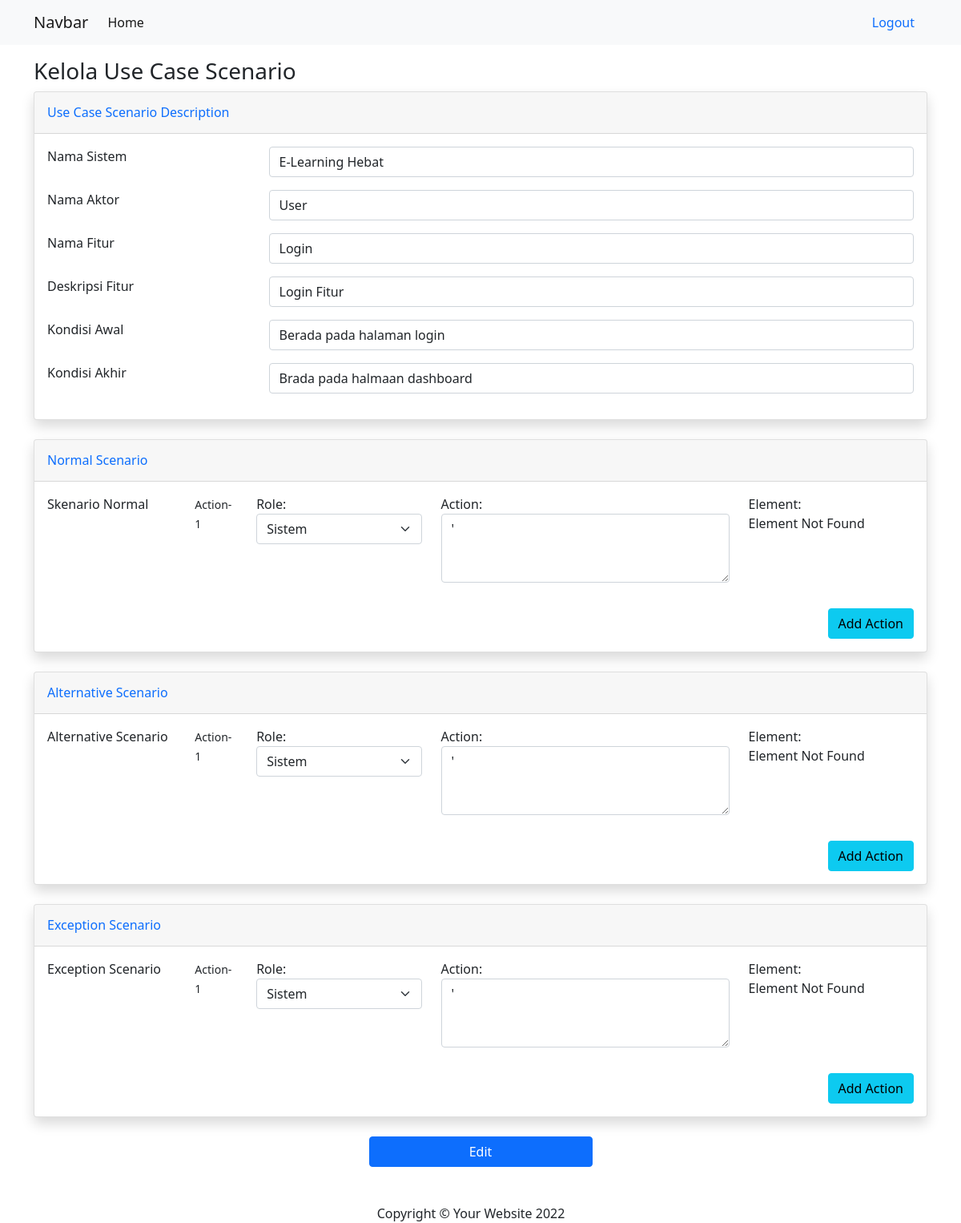
/formEditUCS/44/ (signed in), run on the app's committed database.
### mainApp/models.py (models this page shows)
class UseCaseScenario(models.Model):
    system = models.CharField(max_length=200,null=True)
    actor = models.CharField(max_length=200,null=True)
    feature = models.CharField(max_length=200,null=True)
    feature_description = models.CharField(max_length=200,null=True)
    pre_condition = models.CharField(max_length=200,null=True)
    post_condition = models.CharField(max_length=200,null=True)
    normal_element = models.TextField(null=True)
    alternative_element = models.TextField(null=True)
    exception_element = models.TextField(null=True)
    normal_salt = models.TextField(null=True)
    alternative_salt = models.TextField(null=True)
    exception_salt = models.TextField(null=True)
    created_at = models.DateTimeField(auto_now_add=True, null=True)
    updated_at = models.DateTimeField(auto_now=True, null=True)
    created_by = models.ForeignKey(User, null=True, on_delete=models.SET_NULL)

### mainApp/views.py (the view)
# urls.py: path('formEditUCS/<str:pk>/', views.formEditUCS, name="formEditUCS"),
@login_required(login_url='login')
def formEditUCS(request,pk):
    ucs = UseCaseScenario.objects.get(id=pk)
    actions = serializers.serialize('json',Action.objects.filter(use_case_scenario=ucs)) #query_set to json
    context={'ucs':ucs,'actions':actions}
    return render(request,'mainApp/editUCS.html',context)

### mainApp/templates/mainApp/editUCS.html (shortened to what this page needs)
{% extends 'mainApp/main.html' %}
{% load static %}
{% block content %}
<h3 class="mb-2">Kelola Use Case Scenario</h3>
<div class="row row-form-sistem" style="margin-bottom: 70px;">
    <div class="col">
        <form class="form-useCaseScenario" action="" method="post">
            <div class="card shadow mb-4 card-description">
                <div class="card-header py-3 d-flex flex-row align-items-center justify-content-between">
                    <h6 class="m-0 font-weight-bold text-primary">Use Case Scenario Description</h6>
                </div>
                <div class="card-body">
                    <div class="row row-system-name mb-3">
                        <div class="col-3">
                            <span>Nama Sistem</span>
                        </div>
                        <div class="col-9">
                            <input type="text" class="form-control" placeholder="Nama Sistem" aria-label="Username"
                                aria-describedby="basic-addon1" required name="system" value="{{ ucs.system }}" required>
                        </div>
                    </div>
                    <div class="row row-actor-name mb-3">
                        <div class="col-3">
                            <span>Nama Aktor</span>
                        </div>
                        <div class="col-9">
                            <input type="text" class="form-control" placeholder="Nama Aktor" aria-label="Username"
                                aria-describedby="basic-addon1" required name="actor" value="{{ ucs.actor }}" required>
                        </div>
                    </div>
                    <div class="row row-feature-name mb-3">
                        <div class="col-3">
                            <span>Nama Fitur</span>
                        </div>
                        <div class="col-9">
                            <input type="text" class="form-control" name="feature_name" placeholder="Nama Fitur"
                                aria-describedby="basic-addon1" value="{{ ucs.feature }}" required>
                        </div>
                    </div>
                    <div class="row row-feature-description mb-3">
                        <div class="col-3">
                            <span>Deskripsi Fitur</span>
                        </div>
                        <div class="col-9">
                            <input type="text" class="form-control" name="feature_description"
                                placeholder="Deskripsi Fitur" aria-describedby="basic-addon1" value="{{ ucs.feature_description}}" required>
                        </div>
                    </div>
                    <div class="row row-pre-condition mb-3">
                        <div class="col-3">
                            <span>Kondisi Awal</span>
                        </div>
                        <div class="col-9">
                            <input type="text" class="form-control" placeholder="Kondisi Awal"
                                aria-describedby="basic-addon1" name="pre_condition" value="{{ ucs.pre_condition }}" required>
                        </div>
                    </div>
                    <div class="row row-post-condition mb-3">
                        <div class="col-3">
                            <span>Kondisi Akhir</span>
                        </div>
                        <div class="col-9">
                            <input type="text" class="form-control" placeholder="Kondisi Akhir"
                                aria-describedby="basic-addon1" name="post_condition" value="{{ ucs.post_condition }}" required>
                        </div>
                    </div>
                </div>
            </div>
            <div class="card shadow mb-4 card-normal">
                <div class="card-header py-3 d-flex flex-row align-items-center justify-content-between">
                    <h6 class="m-0 font-weight-bold text-primary">Normal Scenario</h6>
                </div>
                <div class="card-body">
                    <div class="row row-normal-scenario mb-3">
                        <div class="col-2">
                            <span>Skenario Normal</span>
                        </div>
                        <div class="col-10 col-normal-scenario">
                            <div class="row row-append-normal-action">
                                <div class="col">
                                    <div class="row row-normal-input mb-3">
                                        <div class="col-1">
                                            <small class="action-order">Action-1</small>
                                        </div>
                                        <div class="col-3">
                                            <span>Role:</span>
                                            <select class="form-select select-role" name="roles[]"
                                                aria-label="Default select example" required>
                                                <option value="sistem">Sistem</option>
                                            </select>
                                        </div>
                                        <div class="col-5">
                                            <span>Action:</span>
                                            <textarea class="form-control input-action" placeholder="Action"
                                                name="actions[]" rows="3" required typeOfScenario="normal"
                                                required></textarea>
                                        </div>
                                        <div class="col-3">
                                            <span>Element:</span>
                                            <div class="element-result"></div>
                                        </div>
                                    </div>
                                </div>
                            </div>
                        </div>
                    </div>
                    <div class="row row-add-normal-action">
                        <div class="col d-flex justify-content-end">
                            <a class="btn btn-info add-normal-action">Add Action</a>
                        </div>
                    </div>
                </div>
            </div>
            <div class="card shadow mb-4 card-alternative">
                <div class="card-header py-3 d-flex flex-row align-items-center justify-content-between">
                    <h6 class="m-0 font-weight-bold text-primary">Alternative Scenario</h6>
                </div>
                <div class="card-body">
                    <div class="row row-alternative-scenario mb-3">
                        <div class="col-2">
                            <span>Alternative Scenario</span>
                        </div>
                        <div class="col-10 col-alternative-scenario">
                            <div class="row row-append-alternative-action">
                                <div class="col">
                                    <div class="row row-alternative-input mb-3">
                                        <div class="col-1">
                                            <small class="action-order">Action-1</small>
                                        </div>
                                        <div class="col-3">
                                            <span>Role:</span>
                                            <select class="form-select select-role" name="roles[]"
                                                aria-label="Default select example" required>
                                                <option value="sistem">Sistem</option>
                                            </select>
                                        </div>
                                        <div class="col-5">
                                            <span>Action:</span>
                                            <textarea class="form-control input-action" placeholder="Action"
                                                name="actions[]" rows="3" typeOfScenario="alternative"
                                                required></textarea>
                                        </div>
                                        <div class="col-3">
                                            <span>Element:</span>
                                            <div class="element-result"></div>
                                        </div>
                                    </div>
                                </div>
                            </div>
                        </div>
                    </div>
                    <div class="row row-add-alternative-action">
                        <div class="col d-flex justify-content-end">
                            <a class="btn btn-info add-alternative-action">Add Action</a>
                        </div>
                    </div>
                </div>
            </div>
            <div class="card shadow mb-4 card-exception">
                <div class="card-header py-3 d-flex flex-row align-items-center justify-content-between">
                    <h6 class="m-0 font-weight-bold text-primary">Exception Scenario</h6>
                </div>
                <div class="card-body">
                    <div class="row row-exception-scenario mb-3">
                        <div class="col-2">
                            <span>Exception Scenario</span>
                        </div>
                        <div class="col-10 col-exception-scenario">
                            <div class="row row-append-exception-action">
                                <div class="col">
                                    <div class="row row-exception-input mb-3">
                                        <div class="col-1">
                                            <small class="action-order">Action-1</small>
                                        </div>
                                        <div class="col-3">
                                            <span>Role:</span>
                                            <select class="form-select select-role" name="roles[]"
                                                aria-label="Default select example" required>
                                                <option value="sistem">Sistem</option>
                                            </select>
                                        </div>
                                        <div class="col-5">
                                            <span>Action:</span>
                                            <textarea class="form-control input-action" placeholder="Action"
                                                name="actions[]" rows="3" typeOfScenario="exception"
                                                required></textarea>
                                        </div>
                                        <div class="col-3">
                                            <span>Element:</span>
                                            <div class="element-result"></div>
                                        </div>
                                    </div>
                                </div>
                            </div>
                        </div>
                    </div>
                    <div class="row row-add-exception-action">
                        <div class="col d-flex justify-content-end">
                            <a class="btn btn-info add-exception-action">Add Action</a>
                        </div>
                    </div>
                </div>
            </div>
            <div class="row">
                <div class="col d-flex justify-content-center">
                    <button class="btn btn-primary btn-edit" type="submit" style="min-width: 25%;">Edit</button>
                </div>
            </div>
        </form>
    </div>
</div>
{%endblock%}

### data on the page
UseCaseScenario: system "E-Learning Hebat", actor "User", feature_name "Login", feature_description "Login Fitur", pre_condition "Berada pada halaman login", post_condition "Brada pada halmaan dashboard"
